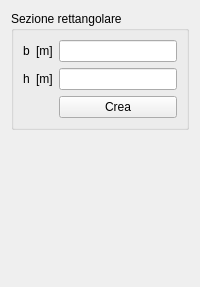
                 <widget class="QWidget" name="SectionRectTab">
                  <attribute name="title">
                   <string>semplificata</string>
                  </attribute>
                  <layout class="QVBoxLayout" name="verticalLayout_4">
                   <item>
                    <widget class="QGroupBox" name="SectionRectGroupBox">
                     <property name="title">
                      <string>Sezione rettangolare</string>
                     </property>
                     <layout class="QGridLayout" name="gridLayout_2">
                      <item row="0" column="0">
                       <widget class="QLabelRichName" name="bRectLabel">
                        <property name="text">
                         <string>&lt;!DOCTYPE HTML PUBLIC &quot;-//W3C//DTD HTML 4.0//EN&quot; &quot;http://www.w3.org/TR/REC-html40/strict.dtd&quot;&gt;
&lt;html&gt;&lt;head&gt;&lt;meta name=&quot;qrichtext&quot; content=&quot;1&quot; /&gt;&lt;/head&gt;
&lt;body&gt;
b
&lt;/body&gt;
&lt;/html&gt;</string>
                        </property>
                       </widget>
                      </item>
                      <item row="0" column="1">
                       <widget class="QLabelUnitMeasure" name="bRectUMLabel">
                        <property name="text">
                         <string>&lt;!DOCTYPE HTML PUBLIC &quot;-//W3C//DTD HTML 4.0//EN&quot; &quot;http://www.w3.org/TR/REC-html40/strict.dtd&quot;&gt;
&lt;html&gt;&lt;head&gt;&lt;meta name=&quot;qrichtext&quot; content=&quot;1&quot; /&gt;&lt;/head&gt;
&lt;body&gt;
[m]
&lt;/body&gt;
&lt;/html&gt;</string>
                        </property>
                       </widget>
                      </item>
                      <item row="0" column="2">
                       <widget class="QLineEditValue" name="bRectLEdit"/>
                      </item>
                      <item row="1" column="0">
                       <widget class="QLabelRichName" name="hRectLabel">
                        <property name="text">
                         <string>&lt;!DOCTYPE HTML PUBLIC &quot;-//W3C//DTD HTML 4.0//EN&quot; &quot;http://www.w3.org/TR/REC-html40/strict.dtd&quot;&gt;
&lt;html&gt;&lt;head&gt;&lt;meta name=&quot;qrichtext&quot; content=&quot;1&quot; /&gt;&lt;/head&gt;
&lt;body&gt;
h
&lt;/body&gt;
&lt;/html&gt;</string>
                        </property>
                       </widget>
                      </item>
                      <item row="1" column="1">
                       <widget class="QLabelUnitMeasure" name="hRectUMLabel">
                        <property name="text">
                         <string>&lt;!DOCTYPE HTML PUBLIC &quot;-//W3C//DTD HTML 4.0//EN&quot; &quot;http://www.w3.org/TR/REC-html40/strict.dtd&quot;&gt;
&lt;html&gt;&lt;head&gt;&lt;meta name=&quot;qrichtext&quot; content=&quot;1&quot; /&gt;&lt;/head&gt;
&lt;body&gt;
[m]
&lt;/body&gt;
&lt;/html&gt;</string>
                        </property>
                       </widget>
                      </item>
                      <item row="1" column="2">
                       <widget class="QLineEditValue" name="hRectLEdit"/>
                      </item>
                      <item row="2" column="2">
                       <widget class="QPushButton" name="SectionRectPushButton">
                        <property name="text">
                         <string>Crea</string>
                        </property>
                       </widget>
                      </item>
                     </layout>
                    </widget>
                   </item>
                   <item>
                    <spacer name="verticalSpacer_2">
                     <property name="orientation">
                      <enum>Qt::Vertical</enum>
                     </property>
                     <property name="sizeHint" stdset="0">
                      <size>
                       <width>20</width>
                       <height>146</height>
                      </size>
                     </property>
                    </spacer>
                   </item>
                  </layout>
                 </widget>
